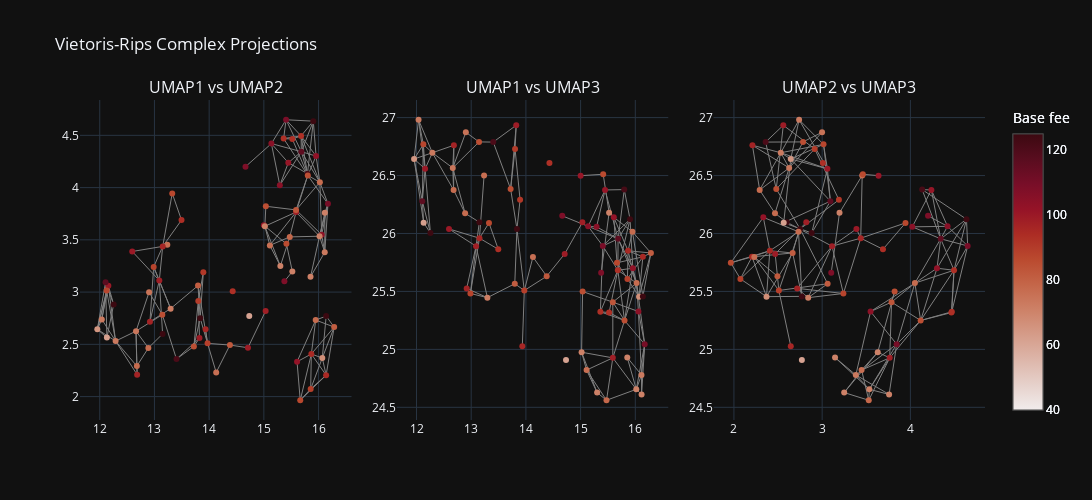

The cell this chart's notebook holds for it:
### Code cell
from plotly.subplots import make_subplots

def rips_projections():
    """
    Show XY, XZ and YZ projections of the Vietoris-Rips complex on the UMAP embedding.
    """
    coords = df_space[["UMAP1", "UMAP2", "UMAP3"]].values
    ids = df_space["ID"].astype(str).tolist()

    # Prepare subplot grid and scatter plot parameters
    fig = make_subplots(
        rows=1, cols=3,
        subplot_titles=("UMAP1 vs UMAP2", "UMAP1 vs UMAP3", "UMAP2 vs UMAP3"),
        horizontal_spacing=0.05
    )
    scatter_kwargs = dict(
        mode="markers",
        xaxis=None, yaxis=None,
        marker=dict(size=6, color=df_space["Base fee"], showscale=True, 
                    colorbar=dict(title="Base fee"), colorscale="amp", cmin=40, cmax=125),
        hovertext=ids,
        hoverinfo="text",
        showlegend=False 
    )

    # The three projection pairs
    dims = [(0,1), (0,2), (1,2)]
    for col, (i, j) in enumerate(dims, start=1):
        # Add the edges for the current projection
        for simplex, _ in simplex_tree.get_skeleton(1):
            if len(simplex) == 2:
                a, b = simplex
                fig.add_trace(
                    go.Scatter(
                        x=[coords[a,i], coords[b,i], None],
                        y=[coords[a,j], coords[b,j], None],
                        mode="lines",
                        line=dict(color="gray", width=1),
                        hoverinfo="none",
                        showlegend=False
                    ),
                    row=1, col=col
                )
        # Add the scatter points for the current projection
        fig.add_trace(
            go.Scatter(
                x=coords[:,i],
                y=coords[:,j],
                **scatter_kwargs
            ),
            row=1, col=col
        )

    fig.update_layout(
        title="Vietoris-Rips Complex Projections",
        template="plotly_dark",
        height=500, width=1200,
        #margin=dict(l=20, r=20, t=60, b=20)
    )
    for idx in range(1, 4):
        fig.update_xaxes(matches=None, row=1, col=idx)
        fig.update_yaxes(matches=None, row=1, col=idx)

    return fig

rips_projections()
